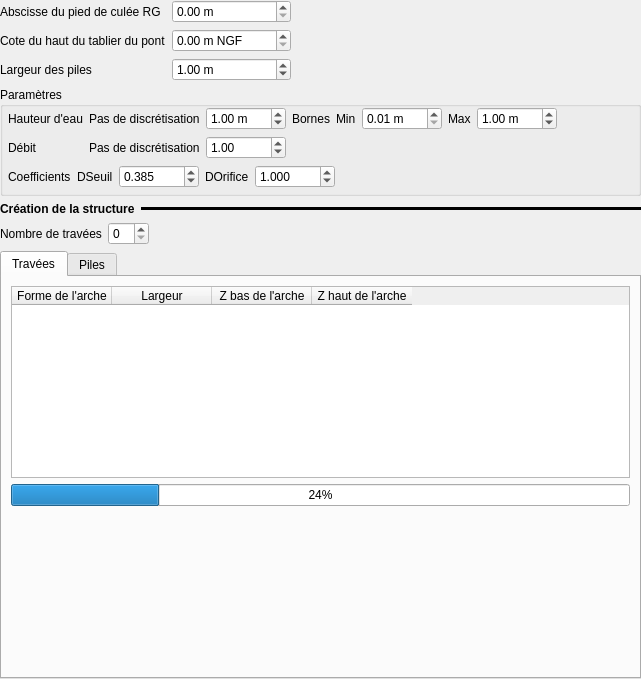
<?xml version="1.0" encoding="UTF-8"?>
<ui version="4.0">
 <class>Form</class>
 <widget class="QWidget" name="Form">
  <property name="geometry">
   <rect>
    <x>0</x>
    <y>0</y>
    <width>641</width>
    <height>679</height>
   </rect>
  </property>
  <property name="windowTitle">
   <string>Form</string>
  </property>
  <layout class="QVBoxLayout" name="verticalLayout">
   <property name="leftMargin">
    <number>0</number>
   </property>
   <property name="topMargin">
    <number>0</number>
   </property>
   <property name="rightMargin">
    <number>0</number>
   </property>
   <property name="bottomMargin">
    <number>0</number>
   </property>
   <item>
    <layout class="QGridLayout" name="gridLayout_2">
     <item row="1" column="1">
      <widget class="QDoubleSpinBox" name="dsb_abs_cul_rg">
       <property name="maximumSize">
        <size>
         <width>120</width>
         <height>16777215</height>
        </size>
       </property>
       <property name="suffix">
        <string> m</string>
       </property>
       <property name="maximum">
        <double>10000.000000000000000</double>
       </property>
      </widget>
     </item>
     <item row="2" column="1">
      <widget class="QDoubleSpinBox" name="dsb_cote_tab">
       <property name="maximumSize">
        <size>
         <width>120</width>
         <height>16777215</height>
        </size>
       </property>
       <property name="suffix">
        <string> m NGF</string>
       </property>
       <property name="maximum">
        <double>10000.000000000000000</double>
       </property>
      </widget>
     </item>
     <item row="1" column="0">
      <widget class="QLabel" name="label_17">
       <property name="text">
        <string>Abscisse du pied de culée RG</string>
       </property>
      </widget>
     </item>
     <item row="2" column="0">
      <widget class="QLabel" name="label_6">
       <property name="text">
        <string>Cote du haut du tablier du pont</string>
       </property>
      </widget>
     </item>
     <item row="3" column="0">
      <widget class="QLabel" name="label_2">
       <property name="text">
        <string>Largeur des piles</string>
       </property>
      </widget>
     </item>
     <item row="3" column="1">
      <widget class="QDoubleSpinBox" name="dsb_larg_pil">
       <property name="maximumSize">
        <size>
         <width>120</width>
         <height>16777215</height>
        </size>
       </property>
       <property name="suffix">
        <string> m</string>
       </property>
       <property name="minimum">
        <double>0.010000000000000</double>
       </property>
       <property name="maximum">
        <double>10000.000000000000000</double>
       </property>
       <property name="value">
        <double>1.000000000000000</double>
       </property>
      </widget>
     </item>
     <item row="3" column="2">
      <spacer name="horizontalSpacer_3">
       <property name="orientation">
        <enum>Qt::Horizontal</enum>
       </property>
       <property name="sizeHint" stdset="0">
        <size>
         <width>40</width>
         <height>20</height>
        </size>
       </property>
      </spacer>
     </item>
    </layout>
   </item>
   <item>
    <widget class="QGroupBox" name="groupBox_4">
     <property name="title">
      <string>Paramètres</string>
     </property>
     <layout class="QVBoxLayout" name="verticalLayout_16">
      <property name="leftMargin">
       <number>5</number>
      </property>
      <property name="topMargin">
       <number>0</number>
      </property>
      <property name="rightMargin">
       <number>5</number>
      </property>
      <property name="bottomMargin">
       <number>5</number>
      </property>
      <item>
       <layout class="QGridLayout" name="gridLayout_9">
        <item row="0" column="2">
         <widget class="QDoubleSpinBox" name="dsb_h_pas">
          <property name="maximumSize">
           <size>
            <width>80</width>
            <height>16777215</height>
           </size>
          </property>
          <property name="suffix">
           <string> m</string>
          </property>
          <property name="minimum">
           <double>0.010000000000000</double>
          </property>
          <property name="maximum">
           <double>10000.000000000000000</double>
          </property>
          <property name="value">
           <double>1.000000000000000</double>
          </property>
         </widget>
        </item>
        <item row="0" column="0">
         <widget class="QLabel" name="label_29">
          <property name="text">
           <string>Hauteur d'eau</string>
          </property>
         </widget>
        </item>
        <item row="0" column="4">
         <layout class="QHBoxLayout" name="horizontalLayout_12">
          <item>
           <widget class="QLabel" name="label_34">
            <property name="text">
             <string>Min</string>
            </property>
           </widget>
          </item>
          <item>
           <widget class="QDoubleSpinBox" name="dsb_h_min">
            <property name="maximumSize">
             <size>
              <width>80</width>
              <height>16777215</height>
             </size>
            </property>
            <property name="suffix">
             <string> m</string>
            </property>
            <property name="minimum">
             <double>0.010000000000000</double>
            </property>
            <property name="maximum">
             <double>10000.000000000000000</double>
            </property>
           </widget>
          </item>
          <item>
           <widget class="QLabel" name="label_35">
            <property name="text">
             <string>Max</string>
            </property>
           </widget>
          </item>
          <item>
           <widget class="QDoubleSpinBox" name="dsb_h_max">
            <property name="maximumSize">
             <size>
              <width>80</width>
              <height>16777215</height>
             </size>
            </property>
            <property name="suffix">
             <string> m</string>
            </property>
            <property name="minimum">
             <double>0.010000000000000</double>
            </property>
            <property name="maximum">
             <double>10000.000000000000000</double>
            </property>
            <property name="value">
             <double>1.000000000000000</double>
            </property>
           </widget>
          </item>
          <item>
           <spacer name="horizontalSpacer_12">
            <property name="orientation">
             <enum>Qt::Horizontal</enum>
            </property>
            <property name="sizeHint" stdset="0">
             <size>
              <width>40</width>
              <height>20</height>
             </size>
            </property>
           </spacer>
          </item>
         </layout>
        </item>
        <item row="0" column="3">
         <widget class="QLabel" name="label_28">
          <property name="text">
           <string>Bornes</string>
          </property>
         </widget>
        </item>
        <item row="0" column="1">
         <widget class="QLabel" name="label">
          <property name="text">
           <string>Pas de discrétisation</string>
          </property>
         </widget>
        </item>
        <item row="1" column="2">
         <widget class="QDoubleSpinBox" name="dsb_q_pas">
          <property name="maximumSize">
           <size>
            <width>80</width>
            <height>16777215</height>
           </size>
          </property>
          <property name="minimum">
           <double>0.010000000000000</double>
          </property>
          <property name="maximum">
           <double>10000.000000000000000</double>
          </property>
          <property name="value">
           <double>1.000000000000000</double>
          </property>
         </widget>
        </item>
        <item row="1" column="1">
         <widget class="QLabel" name="label_4">
          <property name="text">
           <string>Pas de discrétisation</string>
          </property>
         </widget>
        </item>
        <item row="1" column="0">
         <widget class="QLabel" name="label_30">
          <property name="text">
           <string>Débit </string>
          </property>
         </widget>
        </item>
       </layout>
      </item>
      <item>
       <layout class="QHBoxLayout" name="horizontalLayout_13">
        <item>
         <widget class="QLabel" name="label_3">
          <property name="text">
           <string>Coefficients</string>
          </property>
         </widget>
        </item>
        <item>
         <widget class="QLabel" name="label_36">
          <property name="text">
           <string>DSeuil</string>
          </property>
         </widget>
        </item>
        <item>
         <widget class="QDoubleSpinBox" name="dsb_ds">
          <property name="maximumSize">
           <size>
            <width>80</width>
            <height>16777215</height>
           </size>
          </property>
          <property name="decimals">
           <number>3</number>
          </property>
          <property name="maximum">
           <double>10000.000000000000000</double>
          </property>
          <property name="value">
           <double>0.385000000000000</double>
          </property>
         </widget>
        </item>
        <item>
         <widget class="QLabel" name="label_37">
          <property name="text">
           <string>DOrifice</string>
          </property>
         </widget>
        </item>
        <item>
         <widget class="QDoubleSpinBox" name="dsb_do">
          <property name="maximumSize">
           <size>
            <width>80</width>
            <height>16777215</height>
           </size>
          </property>
          <property name="decimals">
           <number>3</number>
          </property>
          <property name="maximum">
           <double>10000.000000000000000</double>
          </property>
          <property name="value">
           <double>1.000000000000000</double>
          </property>
         </widget>
        </item>
        <item>
         <spacer name="horizontalSpacer_13">
          <property name="orientation">
           <enum>Qt::Horizontal</enum>
          </property>
          <property name="sizeHint" stdset="0">
           <size>
            <width>40</width>
            <height>20</height>
           </size>
          </property>
         </spacer>
        </item>
       </layout>
      </item>
     </layout>
    </widget>
   </item>
   <item>
    <layout class="QHBoxLayout" name="horizontalLayout_6">
     <item>
      <widget class="QLabel" name="label_11">
       <property name="sizePolicy">
        <sizepolicy hsizetype="Maximum" vsizetype="Preferred">
         <horstretch>0</horstretch>
         <verstretch>0</verstretch>
        </sizepolicy>
       </property>
       <property name="font">
        <font>
         <weight>75</weight>
         <bold>true</bold>
        </font>
       </property>
       <property name="text">
        <string>Création de la structure</string>
       </property>
      </widget>
     </item>
     <item>
      <widget class="Line" name="line_3">
       <property name="frameShadow">
        <enum>QFrame::Plain</enum>
       </property>
       <property name="lineWidth">
        <number>10</number>
       </property>
       <property name="midLineWidth">
        <number>4</number>
       </property>
       <property name="orientation">
        <enum>Qt::Horizontal</enum>
       </property>
      </widget>
     </item>
    </layout>
   </item>
   <item>
    <layout class="QHBoxLayout" name="horizontalLayout_2">
     <item>
      <widget class="QLabel" name="label_18">
       <property name="text">
        <string>Nombre de travées</string>
       </property>
      </widget>
     </item>
     <item>
      <widget class="QSpinBox" name="sb_nb_trav">
       <property name="maximumSize">
        <size>
         <width>80</width>
         <height>16777215</height>
        </size>
       </property>
       <property name="value">
        <number>0</number>
       </property>
      </widget>
     </item>
     <item>
      <spacer name="horizontalSpacer">
       <property name="orientation">
        <enum>Qt::Horizontal</enum>
       </property>
       <property name="sizeHint" stdset="0">
        <size>
         <width>40</width>
         <height>20</height>
        </size>
       </property>
      </spacer>
     </item>
    </layout>
   </item>
   <item>
    <widget class="QTabWidget" name="clas_met">
     <property name="currentIndex">
      <number>0</number>
     </property>
     <widget class="QWidget" name="ong_trav">
      <attribute name="title">
       <string>Travées</string>
      </attribute>
      <layout class="QVBoxLayout" name="verticalLayout_6">
       <item>
        <widget class="QTableWidget" name="tab_trav">
         <property name="sizePolicy">
          <sizepolicy hsizetype="Minimum" vsizetype="Expanding">
           <horstretch>0</horstretch>
           <verstretch>0</verstretch>
          </sizepolicy>
         </property>
         <property name="alternatingRowColors">
          <bool>true</bool>
         </property>
         <attribute name="verticalHeaderDefaultSectionSize">
          <number>24</number>
         </attribute>
         <column>
          <property name="text">
           <string>Forme de l'arche</string>
          </property>
         </column>
         <column>
          <property name="text">
           <string>Largeur</string>
          </property>
         </column>
         <column>
          <property name="text">
           <string>Z bas de l'arche</string>
          </property>
         </column>
         <column>
          <property name="text">
           <string>Z haut de l'arche</string>
          </property>
         </column>
        </widget>
       </item>
       <item>
        <widget class="QProgressBar" name="progressBar">
         <property name="value">
          <number>24</number>
         </property>
        </widget>
       </item>
       <item>
        <spacer name="verticalSpacer">
         <property name="orientation">
          <enum>Qt::Vertical</enum>
         </property>
         <property name="sizeHint" stdset="0">
          <size>
           <width>20</width>
           <height>40</height>
          </size>
         </property>
        </spacer>
       </item>
      </layout>
     </widget>
     <widget class="QWidget" name="ong_pile">
      <attribute name="title">
       <string>Piles</string>
      </attribute>
      <layout class="QVBoxLayout" name="verticalLayout_2">
       <item>
        <widget class="QTableWidget" name="tab_pile">
         <property name="enabled">
          <bool>false</bool>
         </property>
         <property name="alternatingRowColors">
          <bool>true</bool>
         </property>
         <attribute name="verticalHeaderDefaultSectionSize">
          <number>24</number>
         </attribute>
         <column>
          <property name="text">
           <string>Largeur</string>
          </property>
         </column>
        </widget>
       </item>
      </layout>
     </widget>
    </widget>
   </item>
  </layout>
 </widget>
 <resources/>
 <connections/>
</ui>
